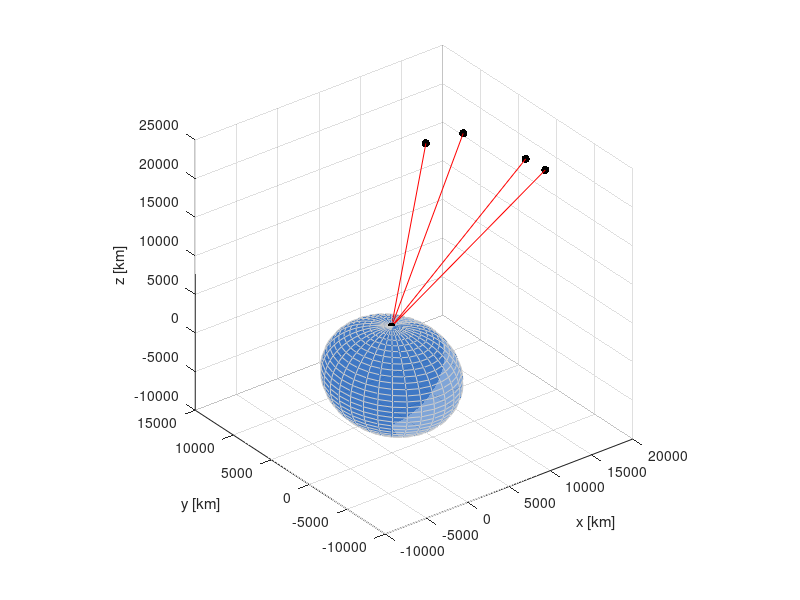

MATLAB code for this plot:
clear all;
clc;

sats=[
   15600   7540  20140;
   18760   2750  18610;
   17610  14630  13480;
   19170    610  18390;
   %17800   6400  18660;
   %17500   7590  18490
];
t=[
   0.07074;
   0.07220;
   0.07690;
   0.07242;
   %0.07320;
   %0.07350
];
Re=6371;
c=3e5;

res=@(xyzd) sqrt((sats(:,1)-xyzd(1)).^2+(sats(:,2)-xyzd(2)).^2+(sats(:,3)-xyzd(3)).^2)-c*(t-xyzd(4));
xyzd=fsolve(res,[0 0 0 0],optimset('Display','none'));
error=res(xyzd)
x=xyzd(1)
y=xyzd(2)
z=xyzd(3)
d=xyzd(4)

[sx,sy,sz]=sphere(30);
surf(sx*Re,sy*Re,sz*Re,'EdgeColor',[0.8 0.8 0.8],'FaceColor',[0 0.3 0.7],'FaceAlpha',0.5);
hold on;
scatter3(sats(:,1),sats(:,2),sats(:,3),'k','fill');
scatter3(x,y,z,'k','fill');
for ii=1:size(sats,1)
    plot3([x sats(ii,1)],[y sats(ii,2)],[z sats(ii,3)],'r');
end
hold off;
axis square;
xlabel('x [km]');
ylabel('y [km]');
zlabel('z [km]');